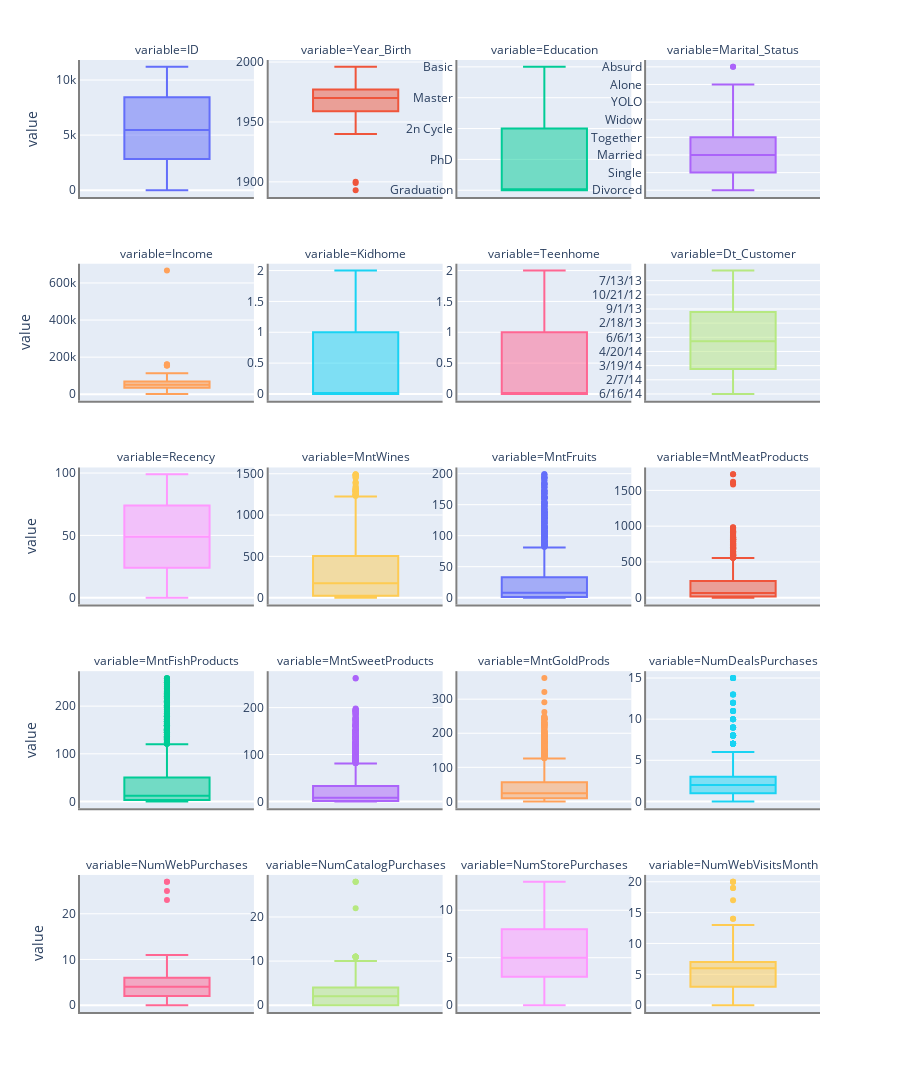

Here is the notebook cell this chart was saved with:
### Markdown cell above
Genuinely, this table provides particularly useful general information for our preliminary investigation focusing on Age, Income and Spending:

The mean of **Year_Birth** is around 1970. The gap between the minimum and the maximum of the year is more than 100 years. And the minimum year_birth as 1893 can be considered as an outlier.

Average **Income** is $55,247 but we can see an interesting information which is the maximum value of Income of $666,666. This value beyonds the 75% distribution 10 times so it is highly expected to be an outlier.

### Code cell
df_copy = df.drop(columns =['AcceptedCmp1','AcceptedCmp2','AcceptedCmp3','AcceptedCmp4','AcceptedCmp5','Response','Complain','Country'])
df_box = df_copy

fig = px.box(df_box.melt(), y="value", facet_col="variable", facet_col_wrap=4, boxmode="overlay", color="variable",height=1600, width=900,)
fig.update_yaxes(matches=None)

for i in range(len(fig["data"])):
    yaxis_name = 'yaxis' if i == 0 else f'yaxis{i + 1}'
    fig.layout[yaxis_name].showticklabels = True

fig.update_layout(showlegend=False)
fig.update_xaxes(showline=True, linewidth=2, linecolor='grey')
fig.update_yaxes(showline=True, linewidth=2, linecolor='grey')

fig.show()

### Figure 1 — Plotly figure (JSON) as saved in the notebook; plotly's stock layout.template omitted (floating-point values rounded to 4 significant figures; data arrays with more than 128 entries replaced by an {"elided": "..."} marker saying what was removed)
{"data": [{"alignmentgroup": "True", "hovertemplate": "variable=ID<br>value=%{y}<extra></extra>", "legendgroup": "ID", "marker": {"color": "#636efa"}, "name": "ID", "notched": false, "offsetgroup": "ID", "orientation": "v", "showlegend": true, "type": "box", "x0": " ", "xaxis": "x17", "y": {"elided": "2240 int values"}, "y0": " ", "yaxis": "y17"}, {"alignmentgroup": "True", "hovertemplate": "variable=Year_Birth<br>value=%{y}<extra></extra>", "legendgroup": "Year_Birth", "marker": {"color": "#EF553B"}, "name": "Year_Birth", "notched": false, "offsetgroup": "Year_Birth", "orientation": "v", "showlegend": true, "type": "box", "x0": " ", "xaxis": "x18", "y": {"elided": "2240 int values"}, "y0": " ", "yaxis": "y18"}, {"alignmentgroup": "True", "hovertemplate": "variable=Education<br>value=%{y}<extra></extra>", "legendgroup": "Education", "marker": {"color": "#00cc96"}, "name": "Education", "notched": false, "offsetgroup": "Education", "orientation": "v", "showlegend": true, "type": "box", "x0": " ", "xaxis": "x19", "y": {"elided": "2240 str values"}, "y0": " ", "yaxis": "y19"}, {"alignmentgroup": "True", "hovertemplate": "variable=Marital_Status<br>value=%{y}<extra></extra>", "legendgroup": "Marital_Status", "marker": {"color": "#ab63fa"}, "name": "Marital_Status", "notched": false, "offsetgroup": "Marital_Status", "orientation": "v", "showlegend": true, "type": "box", "x0": " ", "xaxis": "x20", "y": {"elided": "2240 str values"}, "y0": " ", "yaxis": "y20"}, {"alignmentgroup": "True", "hovertemplate": "variable=Income<br>value=%{y}<extra></extra>", "legendgroup": "Income", "marker": {"color": "#FFA15A"}, "name": "Income", "notched": false, "offsetgroup": "Income", "orientation": "v", "showlegend": true, "type": "box", "x0": " ", "xaxis": "x13", "y": {"elided": "2240 float values"}, "y0": " ", "yaxis": "y13"}, {"alignmentgroup": "True", "hovertemplate": "variable=Kidhome<br>value=%{y}<extra></extra>", "legendgroup": "Kidhome", "marker": {"color": "#19d3f3"}, "name": "Kidhome", "notched": false, "offsetgroup": "Kidhome", "orientation": "v", "showlegend": true, "type": "box", "x0": " ", "xaxis": "x14", "y": {"elided": "2240 int values"}, "y0": " ", "yaxis": "y14"}, {"alignmentgroup": "True", "hovertemplate": "variable=Teenhome<br>value=%{y}<extra></extra>", "legendgroup": "Teenhome", "marker": {"color": "#FF6692"}, "name": "Teenhome", "notched": false, "offsetgroup": "Teenhome", "orientation": "v", "showlegend": true, "type": "box", "x0": " ", "xaxis": "x15", "y": {"elided": "2240 int values"}, "y0": " ", "yaxis": "y15"}, {"alignmentgroup": "True", "hovertemplate": "variable=Dt_Customer<br>value=%{y}<extra></extra>", "legendgroup": "Dt_Customer", "marker": {"color": "#B6E880"}, "name": "Dt_Customer", "notched": false, "offsetgroup": "Dt_Customer", "orientation": "v", "showlegend": true, "type": "box", "x0": " ", "xaxis": "x16", "y": {"elided": "2240 str values"}, "y0": " ", "yaxis": "y16"}, {"alignmentgroup": "True", "hovertemplate": "variable=Recency<br>value=%{y}<extra></extra>", "legendgroup": "Recency", "marker": {"color": "#FF97FF"}, "name": "Recency", "notched": false, "offsetgroup": "Recency", "orientation": "v", "showlegend": true, "type": "box", "x0": " ", "xaxis": "x9", "y": {"elided": "2240 int values"}, "y0": " ", "yaxis": "y9"}, {"alignmentgroup": "True", "hovertemplate": "variable=MntWines<br>value=%{y}<extra></extra>", "legendgroup": "MntWines", "marker": {"color": "#FECB52"}, "name": "MntWines", "notched": false, "offsetgroup": "MntWines", "orientation": "v", "showlegend": true, "type": "box", "x0": " ", "xaxis": "x10", "y": {"elided": "2240 int values"}, "y0": " ", "yaxis": "y10"}, {"alignmentgroup": "True", "hovertemplate": "variable=MntFruits<br>value=%{y}<extra></extra>", "legendgroup": "MntFruits", "marker": {"color": "#636efa"}, "name": "MntFruits", "notched": false, "offsetgroup": "MntFruits", "orientation": "v", "showlegend": true, "type": "box", "x0": " ", "xaxis": "x11", "y": {"elided": "2240 int values"}, "y0": " ", "yaxis": "y11"}, {"alignmentgroup": "True", "hovertemplate": "variable=MntMeatProducts<br>value=%{y}<extra></extra>", "legendgroup": "MntMeatProducts", "marker": {"color": "#EF553B"}, "name": "MntMeatProducts", "notched": false, "offsetgroup": "MntMeatProducts", "orientation": "v", "showlegend": true, "type": "box", "x0": " ", "xaxis": "x12", "y": {"elided": "2240 int values"}, "y0": " ", "yaxis": "y12"}, {"alignmentgroup": "True", "hovertemplate": "variable=MntFishProducts<br>value=%{y}<extra></extra>", "legendgroup": "MntFishProducts", "marker": {"color": "#00cc96"}, "name": "MntFishProducts", "notched": false, "offsetgroup": "MntFishProducts", "orientation": "v", "showlegend": true, "type": "box", "x0": " ", "xaxis": "x5", "y": {"elided": "2240 int values"}, "y0": " ", "yaxis": "y5"}, {"alignmentgroup": "True", "hovertemplate": "variable=MntSweetProducts<br>value=%{y}<extra></extra>", "legendgroup": "MntSweetProducts", "marker": {"color": "#ab63fa"}, "name": "MntSweetProducts", "notched": false, "offsetgroup": "MntSweetProducts", "orientation": "v", "showlegend": true, "type": "box", "x0": " ", "xaxis": "x6", "y": {"elided": "2240 int values"}, "y0": " ", "yaxis": "y6"}, {"alignmentgroup": "True", "hovertemplate": "variable=MntGoldProds<br>value=%{y}<extra></extra>", "legendgroup": "MntGoldProds", "marker": {"color": "#FFA15A"}, "name": "MntGoldProds", "notched": false, "offsetgroup": "MntGoldProds", "orientation": "v", "showlegend": true, "type": "box", "x0": " ", "xaxis": "x7", "y": {"elided": "2240 int values"}, "y0": " ", "yaxis": "y7"}, {"alignmentgroup": "True", "hovertemplate": "variable=NumDealsPurchases<br>value=%{y}<extra></extra>", "legendgroup": "NumDealsPurchases", "marker": {"color": "#19d3f3"}, "name": "NumDealsPurchases", "notched": false, "offsetgroup": "NumDealsPurchases", "orientation": "v", "showlegend": true, "type": "box", "x0": " ", "xaxis": "x8", "y": {"elided": "2240 int values"}, "y0": " ", "yaxis": "y8"}, {"alignmentgroup": "True", "hovertemplate": "variable=NumWebPurchases<br>value=%{y}<extra></extra>", "legendgroup": "NumWebPurchases", "marker": {"color": "#FF6692"}, "name": "NumWebPurchases", "notched": false, "offsetgroup": "NumWebPurchases", "orientation": "v", "showlegend": true, "type": "box", "x0": " ", "xaxis": "x", "y": {"elided": "2240 int values"}, "y0": " ", "yaxis": "y"}, {"alignmentgroup": "True", "hovertemplate": "variable=NumCatalogPurchases<br>value=%{y}<extra></extra>", "legendgroup": "NumCatalogPurchases", "marker": {"color": "#B6E880"}, "name": "NumCatalogPurchases", "notched": false, "offsetgroup": "NumCatalogPurchases", "orientation": "v", "showlegend": true, "type": "box", "x0": " ", "xaxis": "x2", "y": {"elided": "2240 int values"}, "y0": " ", "yaxis": "y2"}, {"alignmentgroup": "True", "hovertemplate": "variable=NumStorePurchases<br>value=%{y}<extra></extra>", "legendgroup": "NumStorePurchases", "marker": {"color": "#FF97FF"}, "name": "NumStorePurchases", "notched": false, "offsetgroup": "NumStorePurchases", "orientation": "v", "showlegend": true, "type": "box", "x0": " ", "xaxis": "x3", "y": {"elided": "2240 int values"}, "y0": " ", "yaxis": "y3"}, {"alignmentgroup": "True", "hovertemplate": "variable=NumWebVisitsMonth<br>value=%{y}<extra></extra>", "legendgroup": "NumWebVisitsMonth", "marker": {"color": "#FECB52"}, "name": "NumWebVisitsMonth", "notched": false, "offsetgroup": "NumWebVisitsMonth", "orientation": "v", "showlegend": true, "type": "box", "x0": " ", "xaxis": "x4", "y": {"elided": "2240 int values"}, "y0": " ", "yaxis": "y4"}], "layout": {"annotations": [{"font": {}, "showarrow": false, "text": "variable=NumWebPurchases", "x": 0.1175, "xanchor": "center", "xref": "paper", "y": 0.144, "yanchor": "bottom", "yref": "paper"}, {"font": {}, "showarrow": false, "text": "variable=NumCatalogPurchases", "x": 0.3725, "xanchor": "center", "xref": "paper", "y": 0.144, "yanchor": "bottom", "yref": "paper"}, {"font": {}, "showarrow": false, "text": "variable=NumStorePurchases", "x": 0.6275, "xanchor": "center", "xref": "paper", "y": 0.144, "yanchor": "bottom", "yref": "paper"}, {"font": {}, "showarrow": false, "text": "variable=NumWebVisitsMonth", "x": 0.8825, "xanchor": "center", "xref": "paper", "y": 0.144, "yanchor": "bottom", "yref": "paper"}, {"font": {}, "showarrow": false, "text": "variable=MntFishProducts", "x": 0.1175, "xanchor": "center", "xref": "paper", "y": 0.358, "yanchor": "bottom", "yref": "paper"}, {"font": {}, "showarrow": false, "text": "variable=MntSweetProducts", "x": 0.3725, "xanchor": "center", "xref": "paper", "y": 0.358, "yanchor": "bottom", "yref": "paper"}, {"font": {}, "showarrow": false, "text": "variable=MntGoldProds", "x": 0.6275, "xanchor": "center", "xref": "paper", "y": 0.358, "yanchor": "bottom", "yref": "paper"}, {"font": {}, "showarrow": false, "text": "variable=NumDealsPurchases", "x": 0.8825, "xanchor": "center", "xref": "paper", "y": 0.358, "yanchor": "bottom", "yref": "paper"}, {"font": {}, "showarrow": false, "text": "variable=Recency", "x": 0.1175, "xanchor": "center", "xref": "paper", "y": 0.572, "yanchor": "bottom", "yref": "paper"}, {"font": {}, "showarrow": false, "text": "variable=MntWines", "x": 0.3725, "xanchor": "center", "xref": "paper", "y": 0.572, "yanchor": "bottom", "yref": "paper"}, {"font": {}, "showarrow": false, "text": "variable=MntFruits", "x": 0.6275, "xanchor": "center", "xref": "paper", "y": 0.572, "yanchor": "bottom", "yref": "paper"}, {"font": {}, "showarrow": false, "text": "variable=MntMeatProducts", "x": 0.8825, "xanchor": "center", "xref": "paper", "y": 0.572, "yanchor": "bottom", "yref": "paper"}, {"font": {}, "showarrow": false, "text": "variable=Income", "x": 0.1175, "xanchor": "center", "xref": "paper", "y": 0.786, "yanchor": "bottom", "yref": "paper"}, {"font": {}, "showarrow": false, "text": "variable=Kidhome", "x": 0.3725, "xanchor": "center", "xref": "paper", "y": 0.786, "yanchor": "bottom", "yref": "paper"}, {"font": {}, "showarrow": false, "text": "variable=Teenhome", "x": 0.6275, "xanchor": "center", "xref": "paper", "y": 0.786, "yanchor": "bottom", "yref": "paper"}, {"font": {}, "showarrow": false, "text": "variable=Dt_Customer", "x": 0.8825, "xanchor": "center", "xref": "paper", "y": 0.786, "yanchor": "bottom", "yref": "paper"}, {"font": {}, "showarrow": false, "text": "variable=ID", "x": 0.1175, "xanchor": "center", "xref": "paper", "y": 1, "yanchor": "bottom", "yref": "paper"}, {"font": {}, "showarrow": false, "text": "variable=Year_Birth", "x": 0.3725, "xanchor": "center", "xref": "paper", "y": 1, "yanchor": "bottom", "yref": "paper"}, {"font": {}, "showarrow": false, "text": "variable=Education", "x": 0.6275, "xanchor": "center", "xref": "paper", "y": 1, "yanchor": "bottom", "yref": "paper"}, {"font": {}, "showarrow": false, "text": "variable=Marital_Status", "x": 0.8825, "xanchor": "center", "xref": "paper", "y": 1, "yanchor": "bottom", "yref": "paper"}], "boxmode": "overlay", "height": 1600, "legend": {"title": {"text": "variable"}, "tracegroupgap": 0}, "margin": {"t": 60}, "showlegend": false, "width": 900, "xaxis": {"anchor": "y", "domain": [0, 0.235], "linecolor": "grey", "linewidth": 2, "showline": true}, "xaxis10": {"anchor": "y10", "domain": [0.255, 0.49], "linecolor": "grey", "linewidth": 2, "matches": "x", "showline": true, "showticklabels": false}, "xaxis11": {"anchor": "y11", "domain": [0.51, 0.745], "linecolor": "grey", "linewidth": 2, "matches": "x", "showline": true, "showticklabels": false}, "xaxis12": {"anchor": "y12", "domain": [0.765, 1.0], "linecolor": "grey", "linewidth": 2, "matches": "x", "showline": true, "showticklabels": false}, "xaxis13": {"anchor": "y13", "domain": [0, 0.235], "linecolor": "grey", "linewidth": 2, "matches": "x", "showline": true, "showticklabels": false}, "xaxis14": {"anchor": "y14", "domain": [0.255, 0.49], "linecolor": "grey", "linewidth": 2, "matches": "x", "showline": true, "showticklabels": false}, "xaxis15": {"anchor": "y15", "domain": [0.51, 0.745], "linecolor": "grey", "linewidth": 2, "matches": "x", "showline": true, "showticklabels": false}, "xaxis16": {"anchor": "y16", "domain": [0.765, 1.0], "linecolor": "grey", "linewidth": 2, "matches": "x", "showline": true, "showticklabels": false}, "xaxis17": {"anchor": "y17", "domain": [0, 0.235], "linecolor": "grey", "linewidth": 2, "matches": "x", "showline": true, "showticklabels": false}, "xaxis18": {"anchor": "y18", "domain": [0.255, 0.49], "linecolor": "grey", "linewidth": 2, "matches": "x", "showline": true, "showticklabels": false}, "xaxis19": {"anchor": "y19", "domain": [0.51, 0.745], "linecolor": "grey", "linewidth": 2, "matches": "x", "showline": true, "showticklabels": false}, "xaxis2": {"anchor": "y2", "domain": [0.255, 0.49], "linecolor": "grey", "linewidth": 2, "matches": "x", "showline": true}, "xaxis20": {"anchor": "y20", "domain": [0.765, 1.0], "linecolor": "grey", "linewidth": 2, "matches": "x", "showline": true, "showticklabels": false}, "xaxis3": {"anchor": "y3", "domain": [0.51, 0.745], "linecolor": "grey", "linewidth": 2, "matches": "x", "showline": true}, "xaxis4": {"anchor": "y4", "domain": [0.765, 1.0], "linecolor": "grey", "linewidth": 2, "matches": "x", "showline": true}, "xaxis5": {"anchor": "y5", "domain": [0, 0.235], "linecolor": "grey", "linewidth": 2, "matches": "x", "showline": true, "showticklabels": false}, "xaxis6": {"anchor": "y6", "domain": [0.255, 0.49], "linecolor": "grey", "linewidth": 2, "matches": "x", "showline": true, "showticklabels": false}, "xaxis7": {"anchor": "y7", "domain": [0.51, 0.745], "linecolor": "grey", "linewidth": 2, "matches": "x", "showline": true, "showticklabels": false}, "xaxis8": {"anchor": "y8", "domain": [0.765, 1.0], "linecolor": "grey", "linewidth": 2, "matches": "x", "showline": true, "showticklabels": false}, "xaxis9": {"anchor": "y9", "domain": [0, 0.235], "linecolor": "grey", "linewidth": 2, "matches": "x", "showline": true, "showticklabels": false}, "yaxis": {"anchor": "x", "domain": [0, 0.144], "linecolor": "grey", "linewidth": 2, "showline": true, "showticklabels": true, "title": {"text": "value"}}, "yaxis10": {"anchor": "x10", "domain": [0.428, 0.572], "linecolor": "grey", "linewidth": 2, "showline": true, "showticklabels": true}, "yaxis11": {"anchor": "x11", "domain": [0.428, 0.572], "linecolor": "grey", "linewidth": 2, "showline": true, "showticklabels": true}, "yaxis12": {"anchor": "x12", "domain": [0.428, 0.572], "linecolor": "grey", "linewidth": 2, "showline": true, "showticklabels": true}, "yaxis13": {"anchor": "x13", "domain": [0.642, 0.786], "linecolor": "grey", "linewidth": 2, "showline": true, "showticklabels": true, "title": {"text": "value"}}, "yaxis14": {"anchor": "x14", "domain": [0.642, 0.786], "linecolor": "grey", "linewidth": 2, "showline": true, "showticklabels": true}, "yaxis15": {"anchor": "x15", "domain": [0.642, 0.786], "linecolor": "grey", "linewidth": 2, "showline": true, "showticklabels": true}, "yaxis16": {"anchor": "x16", "domain": [0.642, 0.786], "linecolor": "grey", "linewidth": 2, "showline": true, "showticklabels": true}, "yaxis17": {"anchor": "x17", "domain": [0.856, 1], "linecolor": "grey", "linewidth": 2, "showline": true, "showticklabels": true, "title": {"text": "value"}}, "yaxis18": {"anchor": "x18", "domain": [0.856, 1], "linecolor": "grey", "linewidth": 2, "showline": true, "showticklabels": true}, "yaxis19": {"anchor": "x19", "domain": [0.856, 1], "linecolor": "grey", "linewidth": 2, "showline": true, "showticklabels": true}, "yaxis2": {"anchor": "x2", "domain": [0, 0.144], "linecolor": "grey", "linewidth": 2, "showline": true, "showticklabels": true}, "yaxis20": {"anchor": "x20", "domain": [0.856, 1], "linecolor": "grey", "linewidth": 2, "showline": true, "showticklabels": true}, "yaxis3": {"anchor": "x3", "domain": [0, 0.144], "linecolor": "grey", "linewidth": 2, "showline": true, "showticklabels": true}, "yaxis4": {"anchor": "x4", "domain": [0, 0.144], "linecolor": "grey", "linewidth": 2, "showline": true, "showticklabels": true}, "yaxis5": {"anchor": "x5", "domain": [0.214, 0.358], "linecolor": "grey", "linewidth": 2, "showline": true, "showticklabels": true, "title": {"text": "value"}}, "yaxis6": {"anchor": "x6", "domain": [0.214, 0.358], "linecolor": "grey", "linewidth": 2, "showline": true, "showticklabels": true}, "yaxis7": {"anchor": "x7", "domain": [0.214, 0.358], "linecolor": "grey", "linewidth": 2, "showline": true, "showticklabels": true}, "yaxis8": {"anchor": "x8", "domain": [0.214, 0.358], "linecolor": "grey", "linewidth": 2, "showline": true, "showticklabels": true}, "yaxis9": {"anchor": "x9", "domain": [0.428, 0.572], "linecolor": "grey", "linewidth": 2, "showline": true, "showticklabels": true, "title": {"text": "value"}}}}
